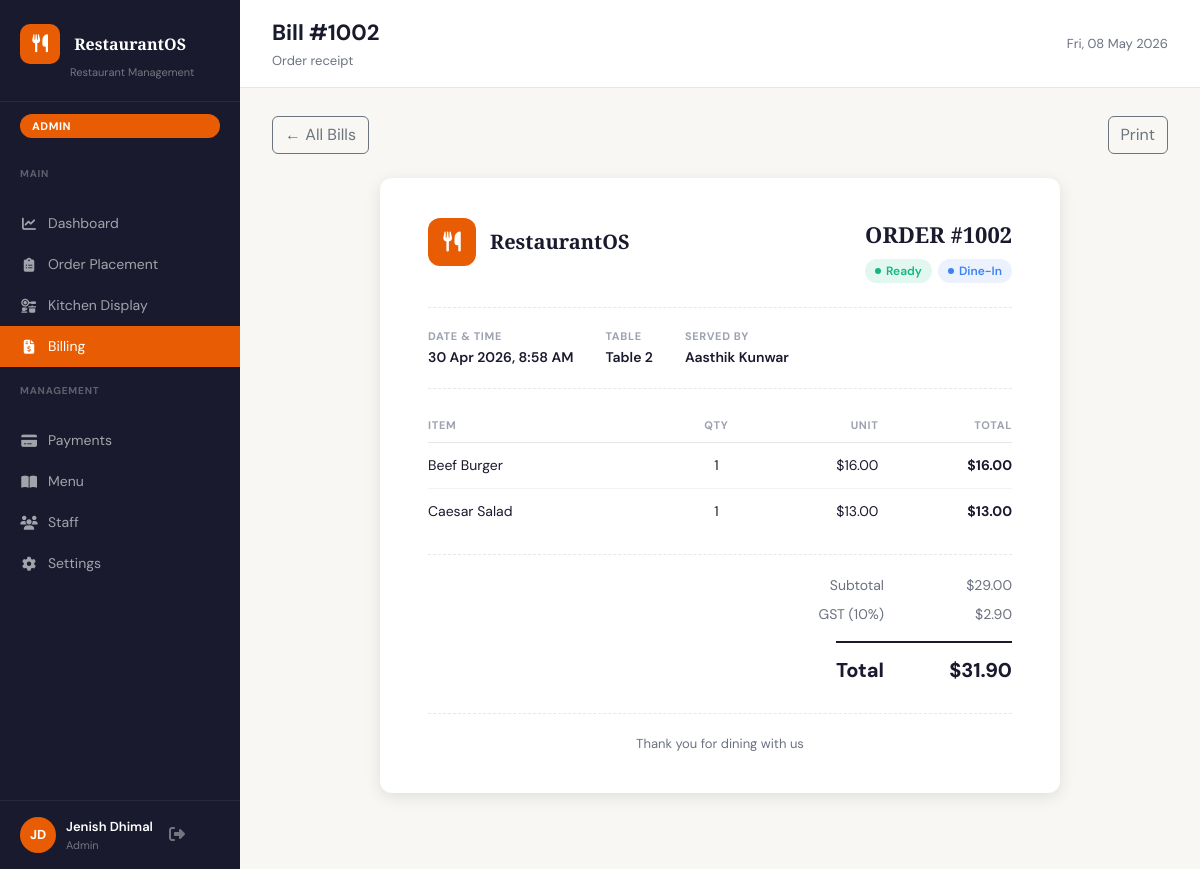
Screenshot of /bill-view.php?order_id=1002 (signed in) with the database file from the repository.
### tables this page shows
CREATE TABLE orders (
    id INT UNSIGNED AUTO_INCREMENT PRIMARY KEY,
    type ENUM('dine-in','takeaway') NOT NULL,
    table_number VARCHAR(10),
    status ENUM('Received','Preparing','Ready','Paid') NOT NULL DEFAULT 'Received',
    staff_id INT UNSIGNED NOT NULL,
    created_at DATETIME NOT NULL DEFAULT CURRENT_TIMESTAMP,
    updated_at DATETIME NOT NULL DEFAULT CURRENT_TIMESTAMP ON UPDATE CURRENT_TIMESTAMP,
    FOREIGN KEY (staff_id) REFERENCES users(id),
    INDEX idx_orders_created_at (created_at),
    INDEX idx_orders_status (status)
);

CREATE TABLE users (
    id INT UNSIGNED AUTO_INCREMENT PRIMARY KEY,
    name VARCHAR(100) NOT NULL,
    email VARCHAR(150) NOT NULL UNIQUE,
    phone VARCHAR(20),
    password_hash VARCHAR(255) NOT NULL,
    role_id INT UNSIGNED NOT NULL,
    status ENUM('active','inactive') NOT NULL DEFAULT 'active',
    created_at DATETIME NOT NULL DEFAULT CURRENT_TIMESTAMP,
    last_login DATETIME,
    FOREIGN KEY (role_id) REFERENCES roles(id)
);

CREATE TABLE order_items (
    id INT UNSIGNED AUTO_INCREMENT PRIMARY KEY,
    order_id INT UNSIGNED NOT NULL,
    menu_item_id INT UNSIGNED NOT NULL,
    quantity INT UNSIGNED NOT NULL,
    unit_price DECIMAL(8,2) NOT NULL,
    FOREIGN KEY (order_id) REFERENCES orders(id),
    FOREIGN KEY (menu_item_id) REFERENCES menu_items(id),
    INDEX idx_order_items_order_id (order_id),
    INDEX idx_order_items_menu_item_id (menu_item_id)
);

CREATE TABLE menu_items (
    id INT UNSIGNED AUTO_INCREMENT PRIMARY KEY,
    name VARCHAR(100) NOT NULL,
    description TEXT,
    price DECIMAL(8,2) NOT NULL,
    category VARCHAR(50),
    is_available TINYINT(1) NOT NULL DEFAULT 1,
    stock_item_id INT UNSIGNED DEFAULT NULL,
    deduct_qty DECIMAL(8,3) NOT NULL DEFAULT 0,
    created_at DATETIME NOT NULL DEFAULT CURRENT_TIMESTAMP
);

### includes/helpers.php (called while the page is built, shortened)
<?php
function get_settings(): array {
    $defaults = ['table_count' => 10, 'gst_enabled' => true, 'gst_number' => '', 'gst_rate' => 10];
    $file = __DIR__ . '/settings.json';
    return array_merge($defaults, json_decode(file_get_contents($file), true) ?: []);
}

### bill-view.php (the view, shortened to what this page needs)
<?php
require_once __DIR__ . '/includes/helpers.php';
$pdo     = db();
$orderId = (int)($_GET['order_id'] ?? 0);
$order = $pdo->prepare(
    "SELECT o.id, o.type, o.table_number, o.status, o.created_at, u.name AS server_name
     FROM orders o
     LEFT JOIN users u ON u.id = o.staff_id
     WHERE o.id = ? AND o.status IN ('Ready','Paid')"
);
$order->execute([$orderId]);
$order = $order->fetch();
$items = $pdo->prepare(
    "SELECT mi.name, oi.quantity, oi.unit_price,
            (oi.quantity * oi.unit_price) AS line_total
     FROM order_items oi
     JOIN menu_items mi ON mi.id = oi.menu_item_id
     WHERE oi.order_id = ?
     ORDER BY mi.name"
);
$items->execute([$orderId]);
$items = $items->fetchAll();
$settings   = get_settings();
$gstEnabled = $settings['gst_enabled'];
$gstRate    = $settings['gst_rate'];
$subtotal   = array_sum(array_column($items, 'line_total'));
$gst        = $gstEnabled ? round($subtotal * $gstRate / 100, 2) : 0;
$total      = $subtotal + $gst;
require_once __DIR__ . '/includes/header.php';
?>
<div class="d-flex gap-2 mb-4 no-print">
  <a href="/bill.php" class="btn btn-outline-secondary">← All Bills</a>
  <button onclick="window.print()" class="btn btn-outline-secondary ms-auto">Print</button>
</div>
<div class="receipt-wrap">
  <div class="receipt-card">
    <div class="receipt-header">
      <div class="receipt-logo">
        <span class="receipt-logo-icon"><i class="fa-solid fa-utensils"></i></span>
        <div>
          <div class="receipt-restaurant">RestaurantOS</div>
        </div>
      </div>
      <div class="receipt-meta">
        <div class="receipt-order-num">ORDER #<?= (int)$order['id'] ?></div>
        <div class="receipt-badges">
          <span class="status-badge <?= $order['status'] === 'Paid' ? 'status-paid' : 'status-ready' ?>">
            <?= htmlspecialchars($order['status']) ?>
          </span>
          <span class="status-badge" style="background:rgba(59,130,246,.1);color:#3b82f6;">
            <?= $order['type'] === 'dine-in' ? 'Dine-In' : 'Takeaway' ?>
          </span>
        </div>
      </div>
    </div>
    <div class="receipt-divider"></div>
    <div class="receipt-details-row">
      <div class="receipt-detail">
        <span class="rd-label">Date & Time</span>
        <span class="rd-value"><?= date('d M Y, g:i A', strtotime($order['created_at'])) ?></span>
      </div>
      <div class="receipt-detail">
        <span class="rd-label"><?= $order['type'] === 'dine-in' ? 'Table' : 'Reference' ?></span>
        <span class="rd-value"><?= htmlspecialchars($order['table_number'] ?? '—') ?></span>
      </div>
      <div class="receipt-detail">
        <span class="rd-label">Served By</span>
        <span class="rd-value"><?= htmlspecialchars($order['server_name']) ?></span>
      </div>
    </div>
    <div class="receipt-divider"></div>
    <table class="receipt-table">
      <thead>
        <tr>
          <th>Item</th>
          <th class="text-center">Qty</th>
          <th class="text-end">Unit</th>
          <th class="text-end">Total</th>
        </tr>
      </thead>
      <tbody>
        <?php foreach ($items as $it): ?>
        <tr>
          <td><?= htmlspecialchars($it['name']) ?></td>
          <td class="text-center"><?= (int)$it['quantity'] ?></td>
          <td class="text-end">$<?= number_format($it['unit_price'], 2) ?></td>
          <td class="text-end"><strong>$<?= number_format($it['line_total'], 2) ?></strong></td>
        </tr>
        <?php endforeach; ?>
      </tbody>
    </table>
    <div class="receipt-divider"></div>
    <div class="receipt-totals">
      <?php if ($gstEnabled): ?>
      <div class="receipt-total-row">
        <span>Subtotal</span>
        <span>$<?= number_format($subtotal, 2) ?></span>
      </div>
      <div class="receipt-total-row">
        <span>GST (<?= $gstRate ?>%)</span>
        <span>$<?= number_format($gst, 2) ?></span>
      </div>
      <?php endif; ?>
      <div class="receipt-total-row receipt-grand-total">
        <span>Total</span>
        <span>$<?= number_format($total, 2) ?></span>
      </div>
    </div>
    <div class="receipt-footer">Thank you for dining with us</div>
  </div>
</div>
<?php require_once __DIR__ . '/includes/footer.php'; ?>

### assets/css/app.css (style rules this page uses)
:root { --accent: #E85D04; --accent-dark: #C44A00; --accent-light: #FF8C42; --sidebar-bg: #1a1a2e; --sidebar-hover: #16213e; --text-primary: #1a1a2e; --text-secondary: #6b7280; --text-light: #9ca3af; --bg-main: #f8f7f4; --bg-card: #ffffff; --border: #e5e7eb; --green: #10b981; --yellow: #f59e0b; --red: #ef4444; --shadow-sm: 0 1px 3px rgba(0, 0, 0, .08); --shadow-md: 0 4px 16px rgba(0, 0, 0, .10); --radius: 12px; --radius-sm: 8px; }
*, *::before, *::after { box-sizing: border-box; }
body { font-family: 'DM Sans', sans-serif; background: var(--bg-main); color: var(--text-primary); margin: 0; }
.status-badge { display: inline-flex; align-items: center; gap: 5px; padding: 3px 10px; border-radius: 12px; font-size: 12px; font-weight: 600; }
.status-badge::before { content: ''; width: 6px; height: 6px; border-radius: 50%; background: currentColor; }
.status-ready { background: rgba(16, 185, 129, .12); color: var(--green); }

### bill-view.php (style rules this page uses)
.receipt-wrap { display:flex; justify-content:center; padding-bottom:48px; }
.receipt-card { background:white; border-radius:var(--radius); box-shadow:var(--shadow-md); padding:40px 48px; width:100%; max-width:680px; }
.receipt-header { display:flex; justify-content:space-between; align-items:flex-start; margin-bottom:24px; }
.receipt-logo { display:flex; align-items:center; gap:14px; }
.receipt-logo-icon { width:48px; height:48px; background:var(--accent); border-radius:12px; display:flex; align-items:center; justify-content:center; color:white; font-size:20px; flex-shrink:0; }
.receipt-restaurant { font-family:'Playfair Display',serif; font-size:20px; font-weight:700; color:var(--text-primary); }
.receipt-order-num { font-family:'Playfair Display',serif; font-size:22px; font-weight:700; color:var(--text-primary); text-align:right; margin-bottom:8px; }
.receipt-badges { display:flex; gap:6px; justify-content:flex-end; flex-wrap:wrap; }
.receipt-divider { border:none; border-top:1.5px dashed var(--border); margin:20px 0; }
.receipt-details-row { display:flex; gap:32px; flex-wrap:wrap; }
.receipt-detail { display:flex; flex-direction:column; gap:3px; }
.rd-label { font-size:11px; font-weight:700; text-transform:uppercase; letter-spacing:.06em; color:var(--text-light); }
.rd-value { font-size:14px; font-weight:600; color:var(--text-primary); }
.receipt-table { width:100%; border-collapse:collapse; }
.receipt-table th { font-size:11px; font-weight:700; text-transform:uppercase; letter-spacing:.06em; color:var(--text-light); padding:8px 0; border-bottom:1.5px solid var(--border); }
.receipt-table td { padding:12px 0; font-size:14px; border-bottom:1px solid rgba(229,231,235,.5); color:var(--text-primary); }
.receipt-table tr:last-child td { border-bottom:none; }
.receipt-totals { display:flex; flex-direction:column; gap:8px; align-items:flex-end; }
.receipt-total-row { display:flex; gap:48px; font-size:14px; color:var(--text-secondary); }
.receipt-total-row span:last-child { min-width:80px; text-align:right; }
.receipt-grand-total { font-size:20px; font-weight:800; color:var(--text-primary); margin-top:8px; padding-top:12px; border-top:2px solid var(--text-primary); }
.receipt-footer { text-align:center; margin-top:28px; font-size:13px; color:var(--text-secondary); padding-top:20px; border-top:1.5px dashed var(--border); }

### rows the page displays
orders: id "1002", status "Ready", created_at "30 Apr 2026, 8:58 AM", table_number "Table 2", staff.name "Aasthik Kunwar"
order_items: menu_item.name "Beef Burger", quantity "1", unit_price "16.00", line_total "16.00"
order_items: menu_item.name "Caesar Salad", quantity "1", unit_price "13.00", line_total "13.00"

### other values shown
$user['role'] "ADMIN"
$initials "JD"
$user['name'] "Jenish Dhimal"
$user['role'] "Admin"
$pageTitle "Bill #1002"
$pageSubtitle "Order receipt"
$subtotal "29.00"
$gstRate "10"
$gst "2.90"
$total "31.90"
